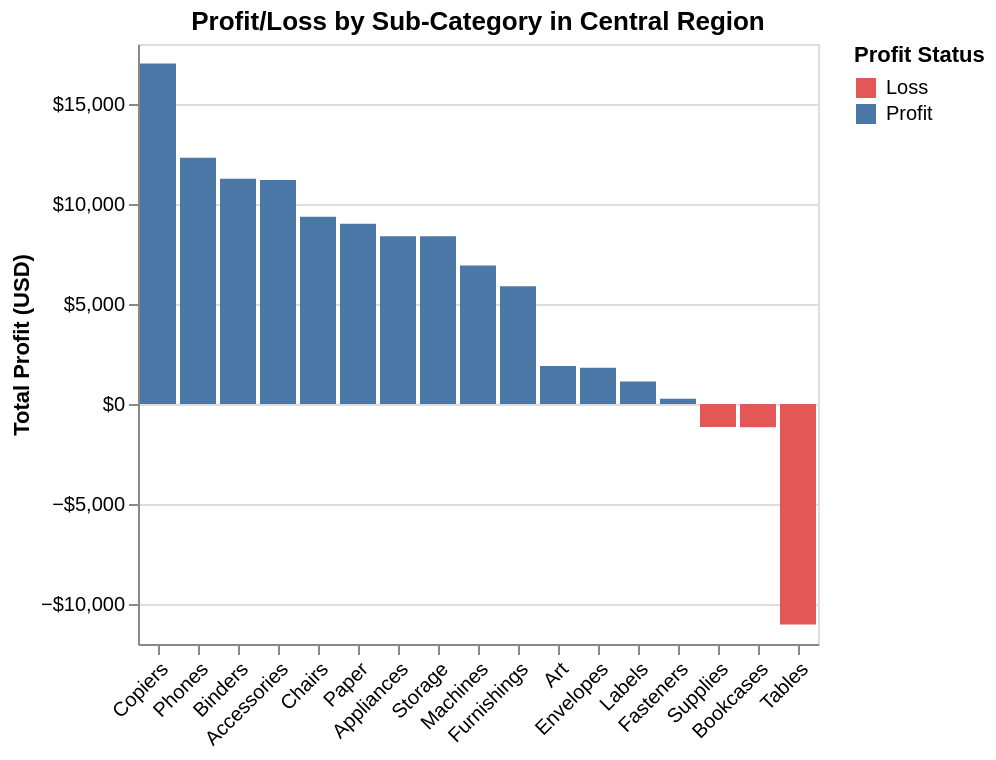

The notebook cell this image was saved under:
### Code cell
import altair as alt

# Filter the data for the Central region
central_performance = subcategory_performance[subcategory_performance['Region'] == 'East']

# Ensure the DataFrame is sorted by region and rank before plotting
central_performance_sorted = central_performance.sort_values(by='profit_rank_in_region')
display(central_performance_sorted.head())


# 1. Define the base chart and encodings
base = alt.Chart(central_performance_sorted).encode(
    # X-axis: Sub-Category. Sort by the calculated rank within each facet.
    x=alt.X('Sub-Category', sort=alt.EncodingSortField(field='profit_rank_in_region', order='ascending'),
            title=None, axis=alt.Axis(labelAngle=-45)),

    # Y-axis: Profit
    y=alt.Y('Profit', title='Total Profit (USD)', axis=alt.Axis(format='$,.0f')),

    # Color: Use the 'Profit Status' column to highlight losses (Red) vs. profits (Blue)
    color=alt.Color(
        'Profit Status',
        scale=alt.Scale(domain=['Loss', 'Profit'], range=['#E45757', '#4C78A8']),
        legend=alt.Legend(title="Profit Status")
    ),

    # Tooltip for details
    tooltip=['Region', 'Category', 'Sub-Category', alt.Tooltip('Profit', format='$,.2f', title='Total Profit')]
).properties(
    title='Profit/Loss by Sub-Category in Central Region'
)

# 2. Create the final chart by marking it as a bar chart and configuring scales
chart = base.mark_bar().interactive()

# chart.save('central_subcategory_profit_barchart.json')
chart

### Figure 1 — Vega-Lite specification as saved in the notebook (floating-point values rounded to 4 significant figures)
{"config": {"view": {"continuousWidth": 300, "continuousHeight": 300}}, "data": {"name": "data-eaafbdc3560eadae0eb5b27863a6e64e"}, "mark": {"type": "bar"}, "encoding": {"color": {"field": "Profit Status", "legend": {"title": "Profit Status"}, "scale": {"domain": ["Loss", "Profit"], "range": ["#E45757", "#4C78A8"]}, "type": "nominal"}, "tooltip": [{"field": "Region", "type": "nominal"}, {"field": "Category", "type": "nominal"}, {"field": "Sub-Category", "type": "nominal"}, {"field": "Profit", "format": "$,.2f", "title": "Total Profit", "type": "quantitative"}], "x": {"axis": {"labelAngle": -45}, "field": "Sub-Category", "sort": {"field": "profit_rank_in_region", "order": "ascending"}, "title": null, "type": "nominal"}, "y": {"axis": {"format": "$,.0f"}, "field": "Profit", "title": "Total Profit (USD)", "type": "quantitative"}}, "params": [{"name": "param_3", "select": {"type": "interval", "encodings": ["x", "y"]}, "bind": "scales"}], "title": "Profit/Loss by Sub-Category in Central Region", "$schema": "https://vega.github.io/schema/vega-lite/v5.20.1.json", "datasets": {"data-eaafbdc3560eadae0eb5b27863a6e64e": [{"Region": "East", "Category": "Technology", "Sub-Category": "Copiers", "Profit": 17020.0, "Profit Status": "Profit", "profit_rank_in_region": 1.0}, {"Region": "East", "Category": "Technology", "Sub-Category": "Phones", "Profit": 12310.0, "Profit Status": "Profit", "profit_rank_in_region": 2.0}, {"Region": "East", "Category": "Office Supplies", "Sub-Category": "Binders", "Profit": 11270.0, "Profit Status": "Profit", "profit_rank_in_region": 3.0}, {"Region": "East", "Category": "Technology", "Sub-Category": "Accessories", "Profit": 11200.0, "Profit Status": "Profit", "profit_rank_in_region": 4.0}, {"Region": "East", "Category": "Furniture", "Sub-Category": "Chairs", "Profit": 9358.0, "Profit Status": "Profit", "profit_rank_in_region": 5.0}, {"Region": "East", "Category": "Office Supplies", "Sub-Category": "Paper", "Profit": 9015.0, "Profit Status": "Profit", "profit_rank_in_region": 6.0}, {"Region": "East", "Category": "Office Supplies", "Sub-Category": "Appliances", "Profit": 8391.0, "Profit Status": "Profit", "profit_rank_in_region": 7.0}, {"Region": "East", "Category": "Office Supplies", "Sub-Category": "Storage", "Profit": 8389.0, "Profit Status": "Profit", "profit_rank_in_region": 8.0}, {"Region": "East", "Category": "Technology", "Sub-Category": "Machines", "Profit": 6929.0, "Profit Status": "Profit", "profit_rank_in_region": 9.0}, {"Region": "East", "Category": "Furniture", "Sub-Category": "Furnishings", "Profit": 5881.0, "Profit Status": "Profit", "profit_rank_in_region": 10.0}, {"Region": "East", "Category": "Office Supplies", "Sub-Category": "Art", "Profit": 1900.0, "Profit Status": "Profit", "profit_rank_in_region": 11.0}, {"Region": "East", "Category": "Office Supplies", "Sub-Category": "Envelopes", "Profit": 1812.0, "Profit Status": "Profit", "profit_rank_in_region": 12.0}, {"Region": "East", "Category": "Office Supplies", "Sub-Category": "Labels", "Profit": 1129.0, "Profit Status": "Profit", "profit_rank_in_region": 13.0}, {"Region": "East", "Category": "Office Supplies", "Sub-Category": "Fasteners", "Profit": 264.0, "Profit Status": "Profit", "profit_rank_in_region": 14.0}, {"Region": "East", "Category": "Office Supplies", "Sub-Category": "Supplies", "Profit": -1155.0, "Profit Status": "Loss", "profit_rank_in_region": 15.0}, {"Region": "East", "Category": "Furniture", "Sub-Category": "Bookcases", "Profit": -1168.0, "Profit Status": "Loss", "profit_rank_in_region": 16.0}, {"Region": "East", "Category": "Furniture", "Sub-Category": "Tables", "Profit": -11030.0, "Profit Status": "Loss", "profit_rank_in_region": 17.0}]}}
